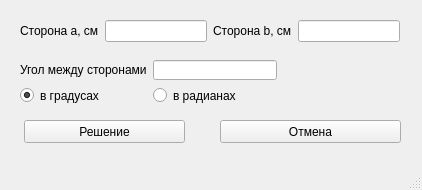
<?xml version="1.0" encoding="UTF-8"?>
<ui version="4.0">
 <class>MainWindow</class>
 <widget class="QMainWindow" name="MainWindow">
  <property name="geometry">
   <rect>
    <x>0</x>
    <y>0</y>
    <width>422</width>
    <height>190</height>
   </rect>
  </property>
  <property name="windowTitle">
   <string>Расчет стороны треугольника</string>
  </property>
  <widget class="QWidget" name="centralwidget">
   <widget class="QLabel" name="label_response">
    <property name="geometry">
     <rect>
      <x>290</x>
      <y>60</y>
      <width>111</width>
      <height>51</height>
     </rect>
    </property>
    <property name="text">
     <string/>
    </property>
    <property name="wordWrap">
     <bool>true</bool>
    </property>
   </widget>
   <widget class="QPushButton" name="pushButton">
    <property name="geometry">
     <rect>
      <x>24</x>
      <y>120</y>
      <width>161</width>
      <height>23</height>
     </rect>
    </property>
    <property name="text">
     <string>Решение</string>
    </property>
   </widget>
   <widget class="QPushButton" name="pushButton_2">
    <property name="geometry">
     <rect>
      <x>220</x>
      <y>120</y>
      <width>181</width>
      <height>23</height>
     </rect>
    </property>
    <property name="text">
     <string>Отмена</string>
    </property>
   </widget>
   <widget class="QWidget" name="">
    <property name="geometry">
     <rect>
      <x>20</x>
      <y>20</y>
      <width>380</width>
      <height>22</height>
     </rect>
    </property>
    <layout class="QHBoxLayout" name="horizontalLayout">
     <item>
      <widget class="QLabel" name="label">
       <property name="text">
        <string>Сторона а, см</string>
       </property>
      </widget>
     </item>
     <item>
      <widget class="QLineEdit" name="lineEdit"/>
     </item>
     <item>
      <widget class="QLabel" name="label_2">
       <property name="text">
        <string>Сторона b, см</string>
       </property>
      </widget>
     </item>
     <item>
      <widget class="QLineEdit" name="lineEdit_2"/>
     </item>
    </layout>
   </widget>
   <widget class="QWidget" name="">
    <property name="geometry">
     <rect>
      <x>20</x>
      <y>60</y>
      <width>257</width>
      <height>45</height>
     </rect>
    </property>
    <layout class="QGridLayout" name="gridLayout">
     <item row="0" column="0">
      <widget class="QLabel" name="label_3">
       <property name="text">
        <string>Угол между сторонами</string>
       </property>
      </widget>
     </item>
     <item row="0" column="1">
      <widget class="QLineEdit" name="lineEdit_3"/>
     </item>
     <item row="1" column="0">
      <widget class="QRadioButton" name="radioButton">
       <property name="text">
        <string>в градусах</string>
       </property>
       <property name="checked">
        <bool>true</bool>
       </property>
      </widget>
     </item>
     <item row="1" column="1">
      <widget class="QRadioButton" name="radioButton_2">
       <property name="text">
        <string>в радианах</string>
       </property>
      </widget>
     </item>
    </layout>
   </widget>
  </widget>
  <widget class="QMenuBar" name="menubar">
   <property name="geometry">
    <rect>
     <x>0</x>
     <y>0</y>
     <width>422</width>
     <height>21</height>
    </rect>
   </property>
  </widget>
  <widget class="QStatusBar" name="statusbar"/>
 </widget>
 <resources/>
 <connections/>
</ui>
